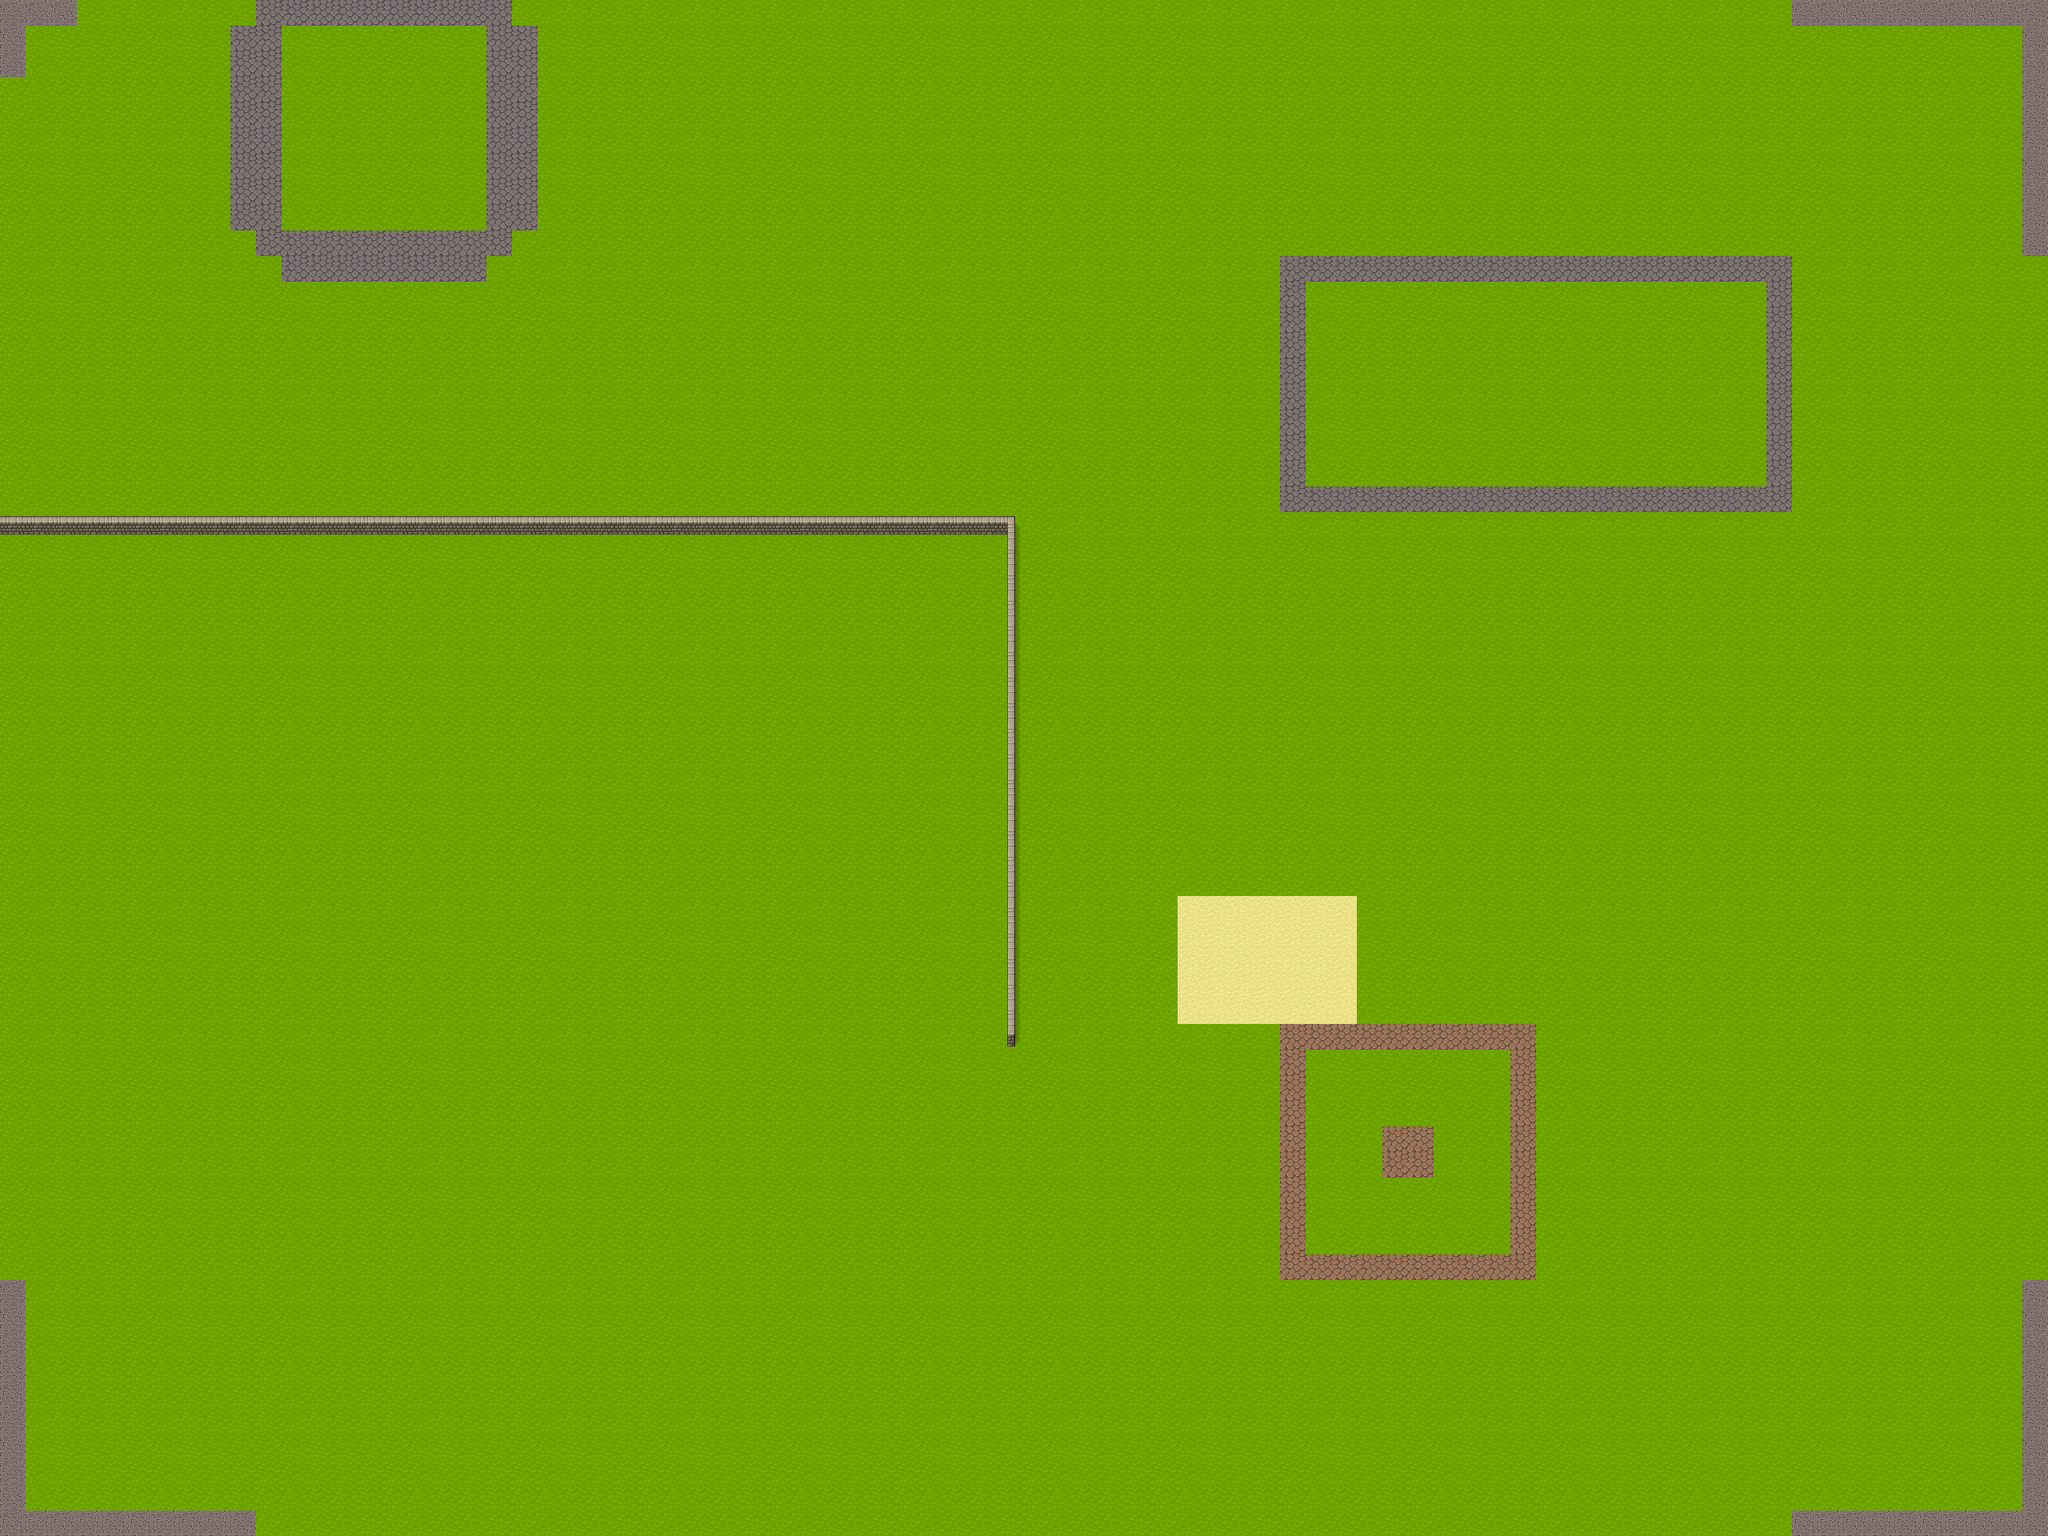

This is a level from a 2D game, rendered from its Tiled map with the project's own tilesets. A one-line summary and the map file follow, with tile-layer data summarised:
An orthogonal 80x60 tile map with 32x32 px tiles, 3 tile layers (ground, walls, decor), 2 tilesets and 17 objects (15x node, 2x townhall).

<map version="1.10" tiledversion="1.11.2" orientation="orthogonal" renderorder="right-down" width="80" height="60" tilewidth="32" tileheight="32" infinite="0" nextlayerid="5" nextobjectid="23">
 <tileset firstgid="1" source="[Base]BaseChip_pipo.tsx" />
 <tileset firstgid="1065" source="TREE_HOUSE4.tsx" />
 <layer id="1" name="ground" width="80" height="60">
  <data>[4800 cells, 4800 non-empty, 2 distinct tile ids]</data>
 </layer>
 <layer id="2" name="walls" width="80" height="60">
  <data>[4800 cells, 60 non-empty, 4 distinct tile ids]</data>
 </layer>
 <layer id="3" name="decor" width="80" height="60">
  <data>[4800 cells, 218 non-empty, 3 distinct tile ids]</data>
 </layer>
 <objectgroup id="4" name="entities">
  <object id="1" name="puddle" type="node" gid="61" x="576" y="1248" width="32" height="32" />
  <object id="7" name="puddle" type="node" gid="61" x="704" y="1440" width="32" height="32" />
  <object id="2" name="th1" type="townhall" gid="665" x="928" y="1248" width="96" height="96" />
  <object id="5" name="th2" type="townhall" gid="665" x="928" y="1760" width="96" height="96" />
  <object id="8" name="puddle" type="node" gid="61" x="448" y="1248" width="32" height="32" />
  <object id="9" name="puddle" type="node" gid="61" x="320" y="1248" width="32" height="32" />
  <object id="10" name="lake" type="node" gid="61" x="160" y="1376" width="96" height="96" />
  <object id="11" name="puddle" type="node" gid="61" x="576" y="1376" width="32" height="32" />
  <object id="12" name="puddle" type="node" gid="61" x="448" y="1376" width="32" height="32" />
  <object id="13" name="puddle" type="node" gid="61" x="320" y="1376" width="32" height="32" />
  <object id="15" name="puddle" type="node" gid="61" x="576" y="1536" width="32" height="32" />
  <object id="16" name="puddle" type="node" gid="61" x="448" y="1536" width="32" height="32" />
  <object id="17" name="puddle" type="node" gid="61" x="320" y="1536" width="32" height="32" />
  <object id="19" name="puddle" type="node" gid="61" x="576" y="1696" width="32" height="32" />
  <object id="20" name="puddle" type="node" gid="61" x="448" y="1696" width="32" height="32" />
  <object id="21" name="puddle" type="node" gid="61" x="320" y="1696" width="32" height="32" />
  <object id="22" name="lake" type="node" gid="61" x="160" y="1632" width="96" height="96" />
 </objectgroup>
</map>
